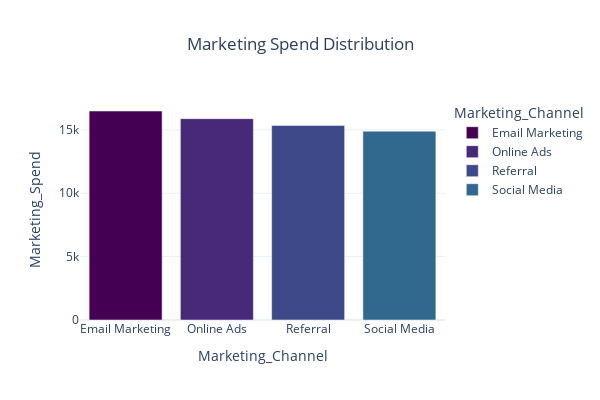

Notebook code for this chart:
### Code cell
# Provided data
data = {
    'Marketing_Channel': ['Email Marketing', 'Online Ads', 'Referral', 'Social Media'],
    'Marketing_Spend': [16481.306045, 15877.671960, 15346.198311, 14889.465778]
}

# Convert the data dictionary to a pandas DataFrame
df = pd.DataFrame(data)

# Create a bar chart where x is Marketing Channels and y is Marketing Spend
fig = px.bar(df, x='Marketing_Channel', y='Marketing_Spend', title='Marketing Spend Distribution',
             color='Marketing_Channel',  # Color based on Marketing Channel
             color_discrete_sequence=px.colors.sequential.Viridis)  # Set color palette to 'viridis'

# Customize layout to adjust chart size
fig.update_layout(
    title_x=0.5,  # Set title to be at the top center
    width=600,    # Set width of the chart
    height=400    # Set height of the chart
)

# Show the figure
fig.show()

### Figure 1 — Plotly figure (JSON) as saved in the notebook; plotly's stock layout.template omitted (floating-point values rounded to 4 significant figures)
{"data": [{"alignmentgroup": "True", "hovertemplate": "Marketing_Channel=%{x}<br>Marketing_Spend=%{y}<extra></extra>", "legendgroup": "Email Marketing", "marker": {"color": "#440154", "pattern": {"shape": ""}}, "name": "Email Marketing", "offsetgroup": "Email Marketing", "orientation": "v", "showlegend": true, "textposition": "auto", "type": "bar", "x": ["Email Marketing"], "xaxis": "x", "y": [16480.0], "yaxis": "y"}, {"alignmentgroup": "True", "hovertemplate": "Marketing_Channel=%{x}<br>Marketing_Spend=%{y}<extra></extra>", "legendgroup": "Online Ads", "marker": {"color": "#482878", "pattern": {"shape": ""}}, "name": "Online Ads", "offsetgroup": "Online Ads", "orientation": "v", "showlegend": true, "textposition": "auto", "type": "bar", "x": ["Online Ads"], "xaxis": "x", "y": [15880.0], "yaxis": "y"}, {"alignmentgroup": "True", "hovertemplate": "Marketing_Channel=%{x}<br>Marketing_Spend=%{y}<extra></extra>", "legendgroup": "Referral", "marker": {"color": "#3e4989", "pattern": {"shape": ""}}, "name": "Referral", "offsetgroup": "Referral", "orientation": "v", "showlegend": true, "textposition": "auto", "type": "bar", "x": ["Referral"], "xaxis": "x", "y": [15350.0], "yaxis": "y"}, {"alignmentgroup": "True", "hovertemplate": "Marketing_Channel=%{x}<br>Marketing_Spend=%{y}<extra></extra>", "legendgroup": "Social Media", "marker": {"color": "#31688e", "pattern": {"shape": ""}}, "name": "Social Media", "offsetgroup": "Social Media", "orientation": "v", "showlegend": true, "textposition": "auto", "type": "bar", "x": ["Social Media"], "xaxis": "x", "y": [14890.0], "yaxis": "y"}], "layout": {"barmode": "relative", "height": 400, "legend": {"title": {"text": "Marketing_Channel"}, "tracegroupgap": 0}, "title": {"text": "Marketing Spend Distribution", "x": 0.5}, "width": 600, "xaxis": {"anchor": "y", "categoryarray": ["Email Marketing", "Online Ads", "Referral", "Social Media"], "categoryorder": "array", "domain": [0, 1], "title": {"text": "Marketing_Channel"}}, "yaxis": {"anchor": "x", "domain": [0, 1], "title": {"text": "Marketing_Spend"}}}}
